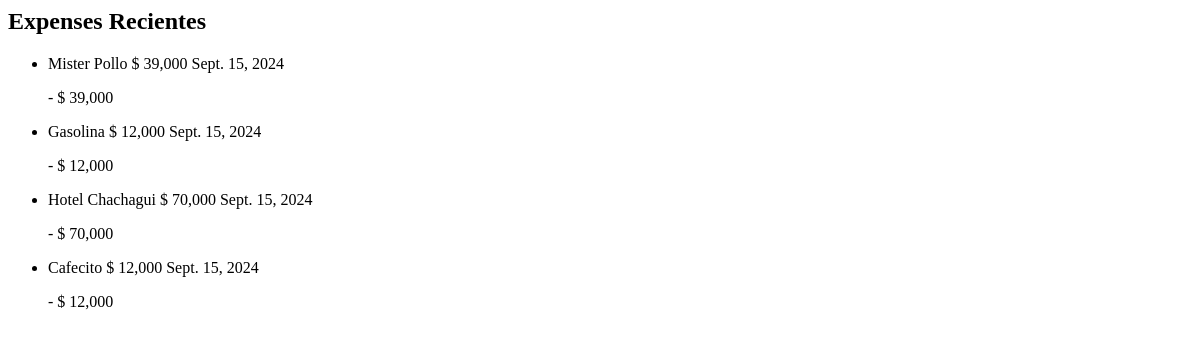
Before: /dashboard/expenses/ with the older database file.
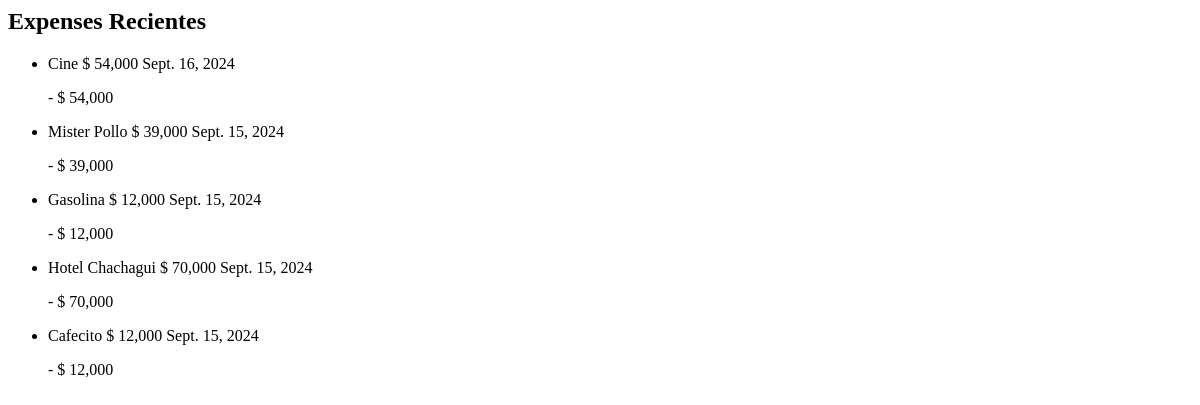
After: the same page with the newer database file.
### Transaction/models.py (models this page shows, shortened)
class Transaction(models.Model):
    class TypePay(models.TextChoices):
        EFECTIVO = "Efectivo"
        TRANSFERENCIA = "Transferencia"
        NEQUI = "Nequi"
        TARJETA_CREDTO = "Tarjeta de Credito"
    description = models.CharField(max_length=150, null=True, blank=True)
    value = models.DecimalField(max_digits=10, decimal_places=2, default=0)
    way_to_pay = models.CharField(max_length=100, choices=TypePay.choices)
    created = models.DateField(auto_now_add=True)
    updated = models.DateField(auto_now_add=True)
    class Meta:
        abstract = True

class Expense(Transaction):
    class TypeExpense(models.TextChoices):
        ALIMENTACION = "Alimentacion"
        TRANSPORTE = "Transporte"
        ALOJAMIENTO = "Alojamiento"
        ENTRETENIMIENTO = "Entretenimiento"
        SALUD = "Salud"
        EDUCACION = "Educación"
        INPUESTOS = "Impuestos"
        SEGUROS = "Seguros"
        SERVICIOS_PUBLICOS = "Servicios públicos"
        MANTENIMIENTO = "Mantenimiento"
        MODA = "Moda"
        TEXNOLOGIA = "Tecnología"
        REGALOS = "Regalos"
        VIAJES = "Viajes"
        ARRIENDO = "Arriendo"
        NEGOCIO = "Negocio"
        TARJETA_CREDITO = "Tarjeta de Credito"
        MERCANCIAS = "Mercancias"
        PROVEEDORES = "Proveedores"
    type = models.CharField(max_length=150, choices=TypeExpense.choices)
    class Meta:
        verbose_name = ("Expense")
        verbose_name_plural = ("Expenses")

### Transaction/views.py (the view)
# urls.py: path('expenses/', expenses_list, name='expenses_list'),
def expenses_list(request):
    name_template = 'expenses/partials/list_partial.html'
    context = {
        'expenses': get_object_expenses().order_by('-created')
    }
    return render(request, name_template, context)

### Transaction/templatetags/filters.py (called while the page is built)
@register.filter(name='format_value_total')
def format_value_total(value):
    return f'$ {value:,.0f}'

@register.filter(name='capitalize')
def capitalize(text):
    description_capitalize = ''
    for t in text.split(' '):
        description_capitalize += t.capitalize() + ' '
    return description_capitalize

### Transaction/views.py (called while the page is built)
def get_object_expenses():
    expenses = Expense.objects.annotate(
        category=Value('Gasto')
    ).values('id','description','value','created','type','category')
    return expenses

### templates/expenses/partials/list_partial.html
{% load static %}
{% load filters %}
<div id="transactions-list">
    <h2>Expenses Recientes</h2>
    <ul>
        {% for expense in expenses %}
            <li>
                {{ expense.description|capitalize }} {{ expense.value|format_value_total }} {{ expense.created }}
                <p>
                    <p>
                        {% if expense.category == 'Gasto' %}
                            -
                        {% else %}
                            +
                        {% endif %}
                        {{expense.value|format_value_total}}
                    </p>
                </p>
            </li>
        {% empty %}
            <li>No hay gastos registrados.</li>
        {% endfor %}
    </ul>
</div>

Changed rows visible on the page:
added Expense: description "Cine", value "$ 54,000", created "Sept. 16, 2024"
